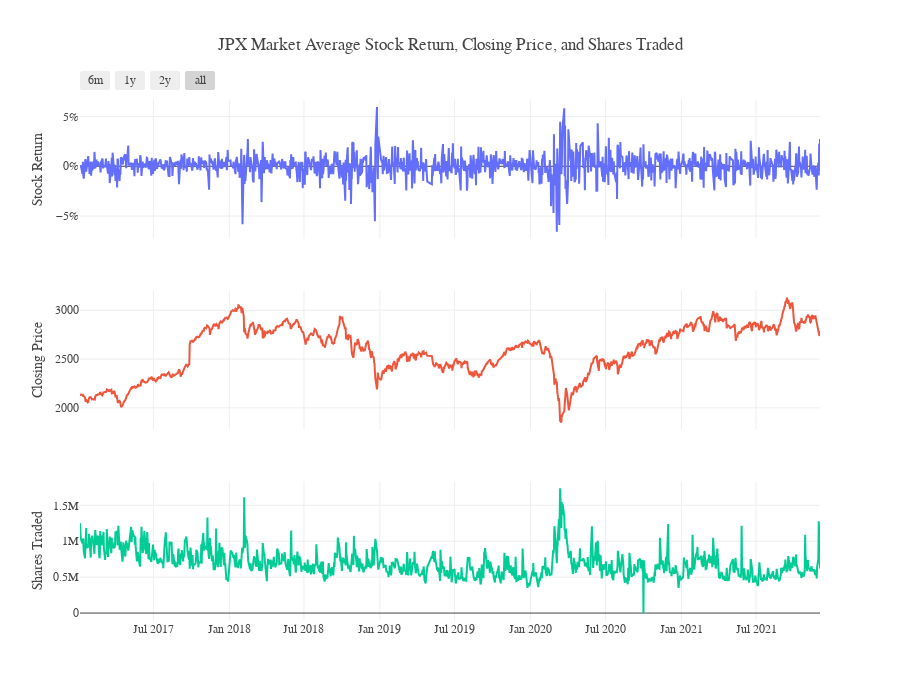

Notebook code for this chart:
### Code cell
import plotly.express as px
from plotly.subplots import make_subplots
import plotly.graph_objects as go
temp = dict(layout=go.Layout(font=dict(family="Franklin Gothic", size=12), width=800))
colors=px.colors.qualitative.Plotly

train_date = train_df.Date.unique()
# Calculating the average closing price, returns and volume traded grouped by date
close_avg = train_df.groupby('Date')['Close'].mean().rename('Close Price')
returns = train_df.groupby('Date')['Target'].mean().mul(100).rename('Returns')
vol_avg = train_df.groupby('Date')['Volume'].mean().rename('Volume')

# Creating the plot

fig = make_subplots(rows=3, cols=1, 
                    shared_xaxes=True)
for i, j in enumerate([returns, close_avg, vol_avg]):
    fig.add_trace(go.Scatter(x=train_date, y=j, mode='lines',
                             name=j.name, marker_color=colors[i]), row=i+1, col=1)
fig.update_xaxes(rangeslider_visible=False,
                 rangeselector=dict(
                     buttons=list([
                         dict(count=6, label="6m", step="month", stepmode="backward"),
                         dict(count=1, label="1y", step="year", stepmode="backward"),
                         dict(count=2, label="2y", step="year", stepmode="backward"),
                         dict(step="all")])),
                 row=1,col=1)
fig.update_layout(template=temp,title='JPX Market Average Stock Return, Closing Price, and Shares Traded', 
                  hovermode='x unified', height=700, 
                  yaxis1=dict(title='Stock Return', ticksuffix='%'), 
                  yaxis2_title='Closing Price', yaxis3_title='Shares Traded',
                  showlegend=False)
fig.show()

### Figure 1 — Plotly figure (JSON) as saved in the notebook; plotly's stock layout.template omitted (floating-point values rounded to 4 significant figures; data arrays with more than 128 entries replaced by an {"elided": "..."} marker saying what was removed)
{"data": [{"marker": {"color": "#636EFA"}, "mode": "lines", "name": "Returns", "type": "scatter", "x": {"elided": "1202 str values"}, "xaxis": "x", "y": {"elided": "1202 float values"}, "yaxis": "y"}, {"marker": {"color": "#EF553B"}, "mode": "lines", "name": "Close Price", "type": "scatter", "x": {"elided": "1202 str values"}, "xaxis": "x2", "y": {"elided": "1202 float values"}, "yaxis": "y2"}, {"marker": {"color": "#00CC96"}, "mode": "lines", "name": "Volume", "type": "scatter", "x": {"elided": "1202 str values"}, "xaxis": "x3", "y": {"elided": "1202 float values"}, "yaxis": "y3"}], "layout": {"height": 700, "hovermode": "x unified", "showlegend": false, "title": {"text": "JPX Market Average Stock Return, Closing Price, and Shares Traded"}, "xaxis": {"anchor": "y", "domain": [0, 1], "matches": "x3", "rangeselector": {"buttons": [{"count": 6, "label": "6m", "step": "month", "stepmode": "backward"}, {"count": 1, "label": "1y", "step": "year", "stepmode": "backward"}, {"count": 2, "label": "2y", "step": "year", "stepmode": "backward"}, {"step": "all"}]}, "rangeslider": {"visible": false}, "showticklabels": false}, "xaxis2": {"anchor": "y2", "domain": [0, 1], "matches": "x3", "showticklabels": false}, "xaxis3": {"anchor": "y3", "domain": [0, 1]}, "yaxis": {"anchor": "x", "domain": [0.7333, 1], "ticksuffix": "%", "title": {"text": "Stock Return"}}, "yaxis2": {"anchor": "x2", "domain": [0.3667, 0.6333], "title": {"text": "Closing Price"}}, "yaxis3": {"anchor": "x3", "domain": [0, 0.2667], "title": {"text": "Shares Traded"}}}}
